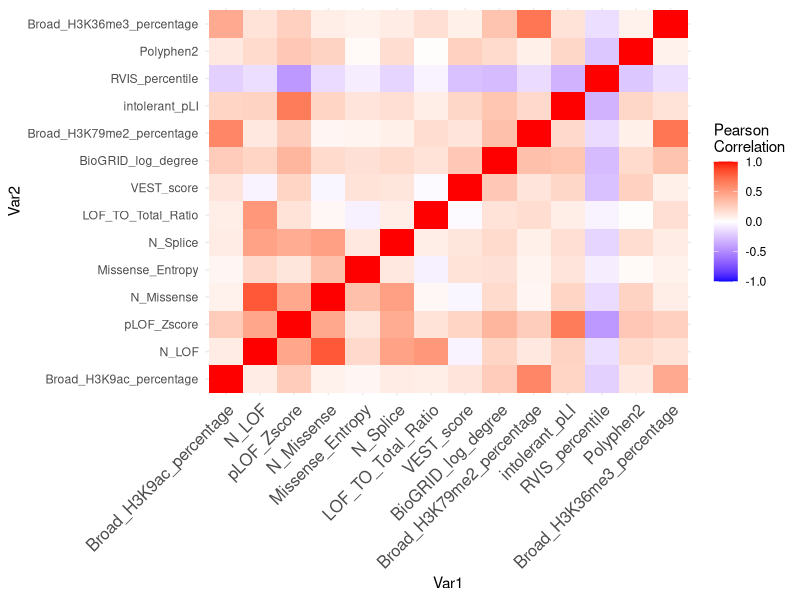

Generate this figure with R:
## ---- chunk 1
knitr::opts_chunk$set(echo = TRUE, comment = NA)
## ---- chunk 2
training <- read.csv("training.csv", stringsAsFactors = TRUE)
training$class <- factor(training$class)
levels(training$class) <- c("NG", "OG", "TSG")
outlier <- function(data) {
  low <- mean(data) - 3 * sd(data)
  high <- mean(data) + 3 * sd(data)
  which(data < low | data > high)
}
library(ggplot2)
scatter <- function(var) {
  ggplot(training, aes_string(var, "class")) +
    geom_jitter(width = 0.05, height = 0.1, size = 0.1,
                colour = rgb(0, 0, 0, alpha = 1 / 3))
}
scat_plot <- lapply(names(training)[-99], scatter)
library(gridExtra)
# grid.arrange(grobs = scat_plot[1:20], ncol = 4)
# grid.arrange(grobs = scat_plot[21:40], ncol = 4)
# grid.arrange(grobs = scat_plot[41:60], ncol = 4)
# grid.arrange(grobs = scat_plot[61:80], ncol = 4)
# grid.arrange(grobs = scat_plot[81:98], ncol = 4)
outlier_index <- sort(table(unlist(lapply(training[,-99], outlier))), decreasing = TRUE)
outlier_index[1:100]
training <- training[-as.numeric(names(outlier_index)[1:50]),]
sort(training$Missense_TO_Silent_Ratio, decreasing = TRUE)[1:10]
training <- training[-which(training$Missense_TO_Silent_Ratio > 100), ]
sort(training$Missense_KB_Ratio, decreasing = TRUE)[1:10]
training <- training[-which(training$Missense_KB_Ratio > 2000), ]
sort(training$LOF_TO_Silent_Ratio, decreasing = TRUE)[1:10]
training <- training[-which(training$LOF_TO_Silent_Ratio > 5), ]
sort(training$Gene_expression_Z_score, decreasing = TRUE)[1:10]
training <- training[-which(training$Gene_expression_Z_score > 4), ]
sort(training$dN_to_dS_ratio, decreasing = TRUE)[1:10]
training <- training[-which(training$dN_to_dS_ratio > 5),]
sort(training$Silent_KB_Ratio, decreasing = TRUE)[1:10]
training <- training[-which(training$Silent_KB_Ratio > 200), ]
sort(training$Lost_start_and_stop_fraction, decreasing = TRUE)[1:10]
training <- training[-which(training$Lost_start_and_stop_fraction > 0.2),]
sort(training$Synonymous_Zscore, decreasing = FALSE)[1:10]
training <- training[-which(training$Synonymous_Zscore < -15), ]
numeric_training <- training[,-99]

n_zeroes <- rep(NA, nrow(numeric_training))

for(i in seq_len(nrow(numeric_training))){
  row_i_zeroes <- 0
  for(j in seq_len(ncol(numeric_training))){
    if(round(numeric_training[i,j], digits = 5) == 0){
      row_i_zeroes <- row_i_zeroes + 1
    }
  }
  n_zeroes[i] <- row_i_zeroes
}
n_zeroes[1:100]
training <- training[n_zeroes <= 50, ]
## ---- chunk 3
library(dplyr)
sig <- logical(98)
names(sig) <- names(training)[-99]
k <- 1
diffs <- logical(98)

## Perform anova for differences in means across the three difference classes
for (var in names(training)[-99]) {
  model <- aov(training[[var]] ~ factor(training$class))
  sig[k] <- summary(model)[[1]][1, 5]
  # see which variables have significance for all pairwise comparison
  diffs[k] <- all(TukeyHSD(model)$`factor(training$class)`[, 4] < 0.05)
  k <- k + 1
}
sort(sig[diffs])

#function to calculate wca
score <- function (conf_mat) {
  print(sum(diag(conf_mat) * c(1, 20, 20)))
  print(sum(diag(conf_mat) * c(1, 20, 20)) / sum(apply(conf_mat, 2, sum) * c(1, 20, 20)))
}

# Set new threshold to account for unbalanced data
classify <- function(probs) {
  if (any(probs[2:3] > 0.05)) {
    subset <- probs[2:3]
    output <- which(subset == max(subset))
    if (length(output) > 1) {
        output <- sample(1:2, 1)
    }
  } else {
    output <- 0
  }
  output
}
## ---- chunk 4
library(dplyr)
# predictors selected based on ANOVA tests as well as scatter plots for clear difference in means
vars <- training %>% select(Broad_H3K9ac_percentage, N_LOF, pLOF_Zscore, Missense_Entropy,
                            N_Splice, LOF_TO_Total_Ratio, VEST_score, BioGRID_log_degree,
                            Broad_H3K79me2_percentage, FamilyMemberCount,
                            S50_score_replication_timing, Gene_expression_Z_score,
                            Polyphen2, Broad_H3K36me3_percentage, class)
vars <- training %>% select(Broad_H3K9ac_percentage, N_LOF, pLOF_Zscore, 
                            N_Missense, Missense_Entropy, N_Splice, 
                            LOF_TO_Total_Ratio, VEST_score, BioGRID_log_degree, 
                            Broad_H3K79me2_percentage, intolerant_pLI, 
                            RVIS_percentile, Polyphen2, Broad_H3K36me3_percentage, 
                            class)
vars$class <- factor(vars$class)
levels(vars$class) <- c("NG", "OG", "TSG")
cor_mtx = round(cor(vars[, names(vars) != "class"]), 2)
library(reshape2)
#reshape it
melted_cor_mtx <- melt(cor_mtx)

#draw the heatmap
cor_heatmap = ggplot(data = melted_cor_mtx, aes(x=Var1, y=Var2, fill=value)) + geom_tile()
cor_heatmap = cor_heatmap +
scale_fill_gradient2(low = "blue", high = "red", mid = "white", midpoint = 0, limit = c(-1,1), space = "Lab", name="Pearson\nCorrelation") + 
theme_minimal() +
theme(axis.text.x = element_text(angle = 45, vjust = 1, size = 12, hjust = 1))

cor_heatmap
## ---- chunk 5
library(dplyr)
set.seed(103120)
vars <- training %>% select(Broad_H3K9ac_percentage, N_LOF, pLOF_Zscore,
                             Missense_Entropy,
                            N_Splice, LOF_TO_Total_Ratio, VEST_score,
                            BioGRID_log_degree,
                            Broad_H3K79me2_percentage, FamilyMemberCount,
                            S50_score_replication_timing, Gene_expression_Z_score,
                            Polyphen2, Broad_H3K36me3_percentage, class)
library(caret)
# higher partition to decrease bias  (particularly with LDA)
vars_test <- createDataPartition(vars$class, p = 0.8, 
                                  list = FALSE)
vars_train <- vars[vars_test, ]
vars_test <- vars[-vars_test, ]


train_cont <- trainControl(method = "cv", number = 5, classProbs = TRUE, savePredictions = TRUE)


knn_ft <- train(class ~ ., data = vars_train, method = "knn", preProc = c("center", "scale"),
                trControl = train_cont, tuneGrid = expand.grid(k = seq(from = 1, to = 25, by = 5)))
for (k in seq(from = 1, to = 25, by = 5)) {
  preds <- predict(knn_ft, newdata = vars_test, type = "prob")
  knn_mod <- table("pred"=unlist(apply(preds, 1, classify)), "obs" = vars_test$class)
  print(knn_mod)
  score(knn_mod)
}
train_cont <- trainControl(method = "cv", number = 5, classProbs = TRUE, savePredictions = TRUE)
qda_ft <- train(class ~ ., data = vars_test, method = "qda", preProc = c("center", "scale"),
                trControl = train_cont)
preds <- predict(qda_ft, newdata = vars_test, type = "prob")

qda_mod <- table("pred"=apply(preds, 1, classify), "obs" = vars_test$class)
qda_mod
score(qda_mod)
train_cont <- trainControl(method = "cv", number = 5, classProbs = TRUE, savePredictions = TRUE)
lda_ft <- train(class ~ ., data = vars_test, method = "lda", preProc = c("center", "scale"),
                trControl = train_cont)
preds <- predict(lda_ft, newdata = vars_test, type = "prob")

lda_mod <- table("pred"=apply(preds, 1, classify), "obs" = vars_test$class)
lda_mod
score(lda_mod)
## ---- chunk 6
tests <- read.csv("test.csv")
preds <- predict(qda_ft, newdata = tests, type = "prob")
preds <- apply(preds, 1, classify)
names(preds) <- tests$id
csv_file <- data.frame("id" = tests$id,
                       "class" = preds)
write.csv(csv_file, "modelpredictions6_qda.csv", row.names = FALSE)
model_1 <- read.csv("modelpredictions.csv")
model_2_beta <- read.csv("modelpredictions2_beta.csv")
model_1_beta <- read.csv("modelpredictions_beta.csv")
table("BEST MOD" = model_2_beta$class, csv_file$class)
mean(model_2_beta$class == csv_file$class)
## ---- chunk 7
library(dplyr)
set.seed(123)
vars <- training %>% select(Broad_H3K9ac_percentage, N_LOF, pLOF_Zscore,
                             Missense_Entropy,
                            N_Splice, LOF_TO_Total_Ratio, VEST_score,
                            BioGRID_log_degree,
                            Broad_H3K79me2_percentage, FamilyMemberCount,
                            S50_score_replication_timing, Gene_expression_Z_score,
                            Polyphen2, Broad_H3K36me3_percentage, class)
library(caret)
# higher partition to decrease bias  (particularly with LDA)
vars_test <- createDataPartition(vars$class, p = 0.7, 
                                  list = FALSE)
vars_train <- vars[vars_test, ]
vars_test <- vars[-vars_test, ]


train_cont <- trainControl(method = "cv", number = 5, classProbs = TRUE, savePredictions = TRUE)


knn_ft <- train(class ~ ., data = vars_train, method = "knn", preProc = c("center", "scale"),
                trControl = train_cont, tuneGrid = expand.grid(k = seq(from = 1, to = 25, by = 5)))
for (k in seq(from = 1, to = 25, by = 5)) {
  preds <- predict(knn_ft, newdata = vars_test, type = "prob")
  knn_mod <- table("pred"=unlist(apply(preds, 1, classify)), "obs" = vars_test$class)
  print(knn_mod)
  score(knn_mod)
}
train_cont <- trainControl(method = "cv", number = 5, classProbs = TRUE, savePredictions = TRUE)
qda_ft <- train(class ~ ., data = vars_test, method = "qda", preProc = c("center", "scale"),
                trControl = train_cont)
preds <- predict(qda_ft, newdata = vars_test, type = "prob")

qda_mod <- table("pred"=apply(preds, 1, classify), "obs" = vars_test$class)
qda_mod
score(qda_mod)
train_cont <- trainControl(method = "cv", number = 5, classProbs = TRUE, savePredictions = TRUE)
lda_ft <- train(class ~ ., data = vars_test, method = "lda", preProc = c("center", "scale"),
                trControl = train_cont)
preds <- predict(lda_ft, newdata = vars_test, type = "prob")

lda_mod <- table("pred"=apply(preds, 1, classify), "obs" = vars_test$class)
lda_mod
score(lda_mod)
## ---- chunk 8
preds <- predict(qda_ft, newdata = tests, type = "prob")
preds <- apply(preds, 1, classify)
names(preds) <- tests$id
csv_file <- data.frame("id" = tests$id,
                       "class" = preds)
write.csv(csv_file, "modelpredictions6_qda_2.csv", row.names = FALSE)
model_1 <- read.csv("modelpredictions.csv")
model_2_beta <- read.csv("modelpredictions2_beta.csv")
model_1_beta <- read.csv("modelpredictions_beta.csv")
table("BEST MOD" = model_2_beta$class, csv_file$class)
mean(model_2_beta$class == csv_file$class)
## ---- chunk 9
library(dplyr)
set.seed(123)
vars <- training %>% select(Broad_H3K9ac_percentage, N_LOF, pLOF_Zscore,
                             Missense_Entropy,
                            N_Splice, LOF_TO_Total_Ratio, VEST_score,
                            BioGRID_log_degree,
                            Broad_H3K79me2_percentage, FamilyMemberCount,
                            S50_score_replication_timing, Gene_expression_Z_score,
                            Polyphen2, Broad_H3K36me3_percentage, class)
library(caret)
# higher partition to decrease bias  (particularly with LDA)
vars_test <- createDataPartition(vars$class, p = 0.8, 
                                  list = FALSE)
vars_train <- vars[vars_test, ]
vars_test <- vars[-vars_test, ]


train_cont <- trainControl(method = "cv", number = 5, classProbs = TRUE, savePredictions = TRUE)


knn_ft <- train(class ~ ., data = vars_train, method = "knn", preProc = c("center", "scale"),
                trControl = train_cont, tuneGrid = expand.grid(k = seq(from = 1, to = 25, by = 5)))
for (k in seq(from = 1, to = 25, by = 5)) {
  preds <- predict(knn_ft, newdata = vars_test, type = "prob")
  knn_mod <- table("pred"=unlist(apply(preds, 1, classify)), "obs" = vars_test$class)
  print(knn_mod)
  score(knn_mod)
}
train_cont <- trainControl(method = "cv", number = 5, classProbs = TRUE, savePredictions = TRUE)
qda_ft <- train(class ~ ., data = vars_test, method = "qda", preProc = c("center", "scale"),
                trControl = train_cont)
preds <- predict(qda_ft, newdata = vars_test, type = "prob")

qda_mod <- table("pred"=apply(preds, 1, classify), "obs" = vars_test$class)
qda_mod
score(qda_mod)
train_cont <- trainControl(method = "cv", number = 5, classProbs = TRUE, savePredictions = TRUE)
lda_ft <- train(class ~ ., data = vars_test, method = "lda", preProc = c("center", "scale"),
                trControl = train_cont)
preds <- predict(lda_ft, newdata = vars_test, type = "prob")

lda_mod <- table("pred"=apply(preds, 1, classify), "obs" = vars_test$class)
lda_mod
score(lda_mod)
## ---- chunk 10
preds <- predict(lda_ft, newdata = tests, type = "prob")
preds <- apply(preds, 1, classify)
names(preds) <- tests$id
csv_file <- data.frame("id" = tests$id,
                       "class" = preds)
write.csv(csv_file, "modelpredictions6_lda.csv", row.names = FALSE)
model_1 <- read.csv("modelpredictions.csv")
model_2_beta <- read.csv("modelpredictions2_beta.csv")
model_1_beta <- read.csv("modelpredictions_beta.csv")
table("BEST MOD" = model_2_beta$class, csv_file$class)
mean(model_2_beta$class == csv_file$class)
